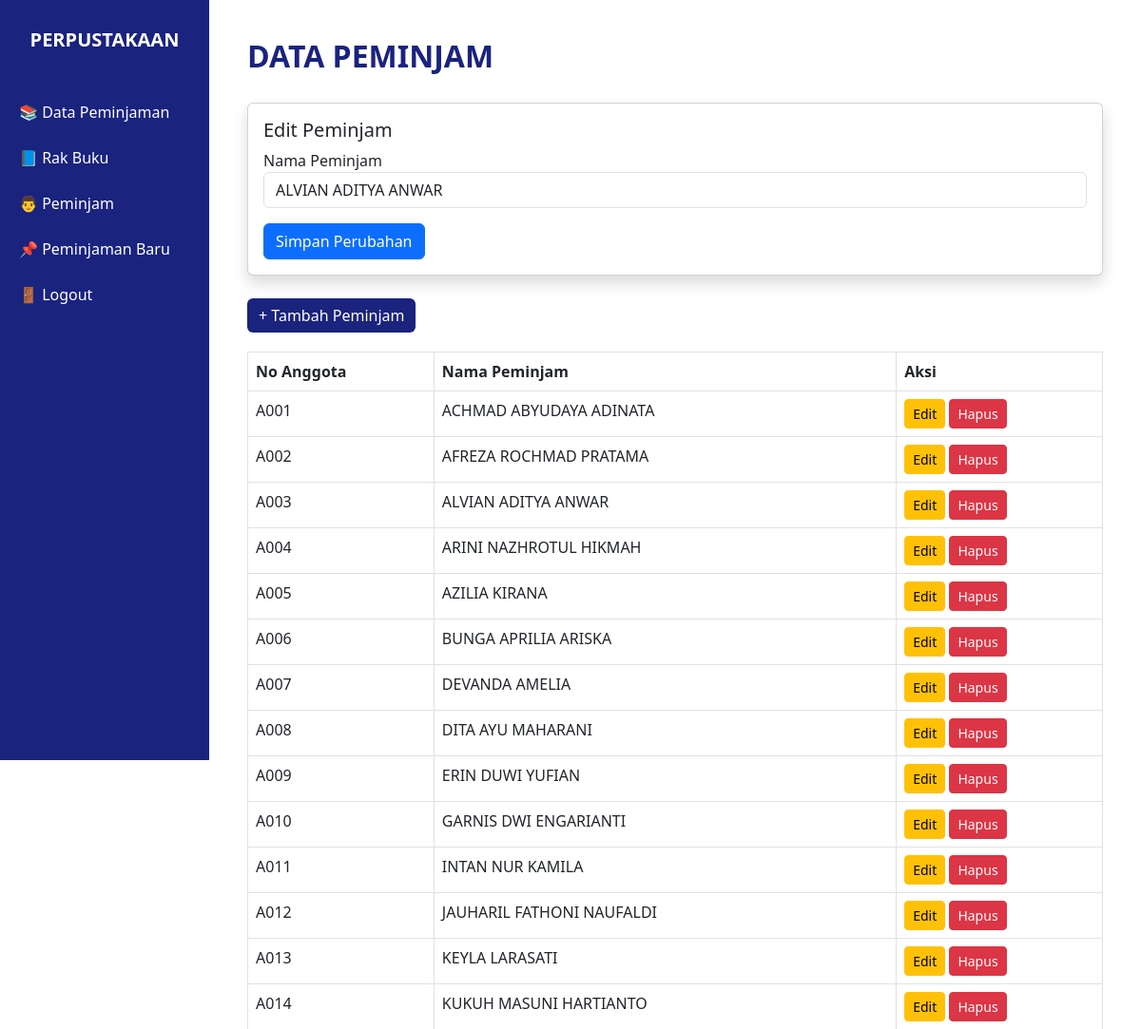
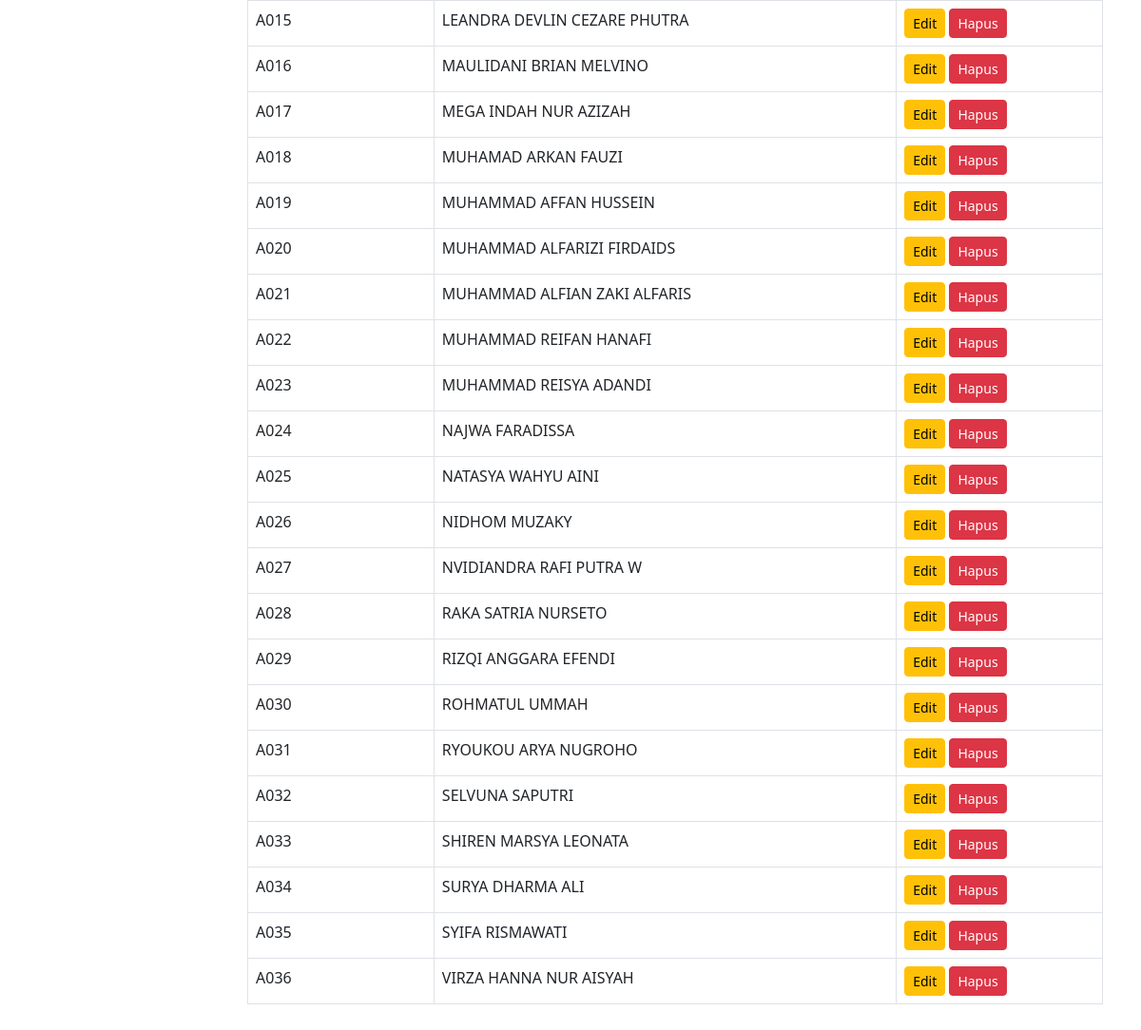
Page /peminjam/list.php?edit=A003 (signed in) on the committed database (2 pictures, top to bottom).
### tables this page shows
CREATE TABLE `peminjam` (
  `no_anggota` varchar(4) NOT NULL,
  `nm_peminjam` varchar(100) DEFAULT NULL
);

### peminjam/list.php (the view, shortened to what this page needs)
<?php
include '../koneksi.php';
$edit_mode = false;
if (isset($_GET['edit'])) {
    $edit_mode = true;
    $no_edit = $_GET['edit'];
    $peminjam = mysqli_fetch_assoc(mysqli_query($koneksi, "SELECT * FROM peminjam WHERE no_anggota='$no_edit'"));
}
?>
<!DOCTYPE html>
<html lang="en">
<head>
    <link href="https://cdn.jsdelivr.net/npm/bootstrap@5.3.0/dist/css/bootstrap.min.css" rel="stylesheet" />
</head>
<body>
<div class="sidebar">
    <h3>PERPUSTAKAAN</h3>
    <a href="../index.php">📚 Data Peminjaman</a>
    <a href="../buku/list.php">📘 Rak Buku</a>
    <a href="list.php">👨 Peminjam</a>
    <a href="../peminjaman/tambah.php">📌 Peminjaman Baru</a>
   <a href="../logout.php">🚪 Logout</a>
</div>
<div class="main-content">
    <h2>Data Peminjam</h2>
    <?php if ($edit_mode): ?>
    <div class="card shadow mb-4">
        <div class="card-body">
            <h5>Edit Peminjam</h5>
            <form method="post">
                <div class="mb-3">
                    <label>Nama Peminjam</label>
                    <input type="text" name="nm_peminjam" class="form-control" value="<?= $peminjam['nm_peminjam'] ?>" required>
                </div>
                <button type="submit" name="simpan" class="btn btn-primary">Simpan Perubahan</button>
            </form>
        </div>
    </div>
    <?php endif; ?>
    <a href="tambah.php" class="btn btn-primary btn-tambah">+ Tambah Peminjam</a>
    <table class="table table-bordered">
        <thead>
            <tr>
                <th>No Anggota</th>
                <th>Nama Peminjam</th>
                <th>Aksi</th>
            </tr>
        </thead>
        <tbody>
            <?php
            $data = mysqli_query($koneksi, "SELECT * FROM peminjam");
            while ($d = mysqli_fetch_array($data)) {
                echo "<tr>
                        <td>{$d['no_anggota']}</td>
                        <td>{$d['nm_peminjam']}</td>
                        <td>
                            <a href='?edit={$d['no_anggota']}' class='btn btn-warning btn-sm'>Edit</a>
                            <a href='?hapus={$d['no_anggota']}' class='btn btn-danger btn-sm' onclick='return confirm(\"Yakin hapus data ini?\")'>Hapus</a>
                        </td>
                    </tr>";
            }
            ?>
        </tbody>
    </table>
</div>
</body>
</html>

### peminjam/list.php (style rules this page uses)
:root { --main-color: #1A237E; }
body { margin: 0; font-family: 'Segoe UI', Tahoma, Geneva, Verdana, sans-serif; }
.sidebar { position: fixed; width: 220px; height: 100vh; background-color: var(--main-color); color: white; padding-top: 30px; }
.sidebar h3 { text-align: center; margin-bottom: 40px; font-weight: bold; font-size: 20px; }
.sidebar a { display: block; padding: 12px 20px; color: white; text-decoration: none; }
.main-content { margin-left: 220px; padding: 40px; }
h2 { color: var(--main-color); font-weight: bold; text-transform: uppercase; margin-bottom: 30px; }
.btn-tambah { background-color: var(--main-color); border: none; margin-bottom: 20px; }
table { width: 100%; }
thead { background-color: var(--main-color); color: white; }
tbody tr:nth-child(even) { background-color: #f2f2f2; }

### rows in the picture
peminjam: nm_peminjam "ALVIAN ADITYA ANWAR", no_anggota "A003"
peminjam: no_anggota "A001", nm_peminjam "ACHMAD ABYUDAYA ADINATA"
peminjam: no_anggota "A002", nm_peminjam "AFREZA ROCHMAD PRATAMA"
peminjam: no_anggota "A004", nm_peminjam "ARINI NAZHROTUL HIKMAH"
peminjam: no_anggota "A005", nm_peminjam "AZILIA KIRANA"
peminjam: no_anggota "A006", nm_peminjam "BUNGA APRILIA ARISKA"
peminjam: no_anggota "A007", nm_peminjam "DEVANDA AMELIA"
peminjam: no_anggota "A008", nm_peminjam "DITA AYU MAHARANI"
peminjam: no_anggota "A009", nm_peminjam "ERIN DUWI YUFIAN"
peminjam: no_anggota "A010", nm_peminjam "GARNIS DWI ENGARIANTI"
peminjam: no_anggota "A011", nm_peminjam "INTAN NUR KAMILA"
peminjam: no_anggota "A012", nm_peminjam "JAUHARIL FATHONI NAUFALDI"
peminjam: no_anggota "A013", nm_peminjam "KEYLA LARASATI"
peminjam: no_anggota "A014", nm_peminjam "KUKUH MASUNI HARTIANTO"
peminjam: no_anggota "A015", nm_peminjam "LEANDRA DEVLIN CEZARE PHUTRA"
peminjam: no_anggota "A016", nm_peminjam "MAULIDANI BRIAN MELVINO"
peminjam: no_anggota "A017", nm_peminjam "MEGA INDAH NUR AZIZAH"
peminjam: no_anggota "A018", nm_peminjam "MUHAMAD ARKAN FAUZI"
peminjam: no_anggota "A019", nm_peminjam "MUHAMMAD AFFAN HUSSEIN"
peminjam: no_anggota "A020", nm_peminjam "MUHAMMAD ALFARIZI FIRDAIDS"
peminjam: no_anggota "A021", nm_peminjam "MUHAMMAD ALFIAN ZAKI ALFARIS"
peminjam: no_anggota "A022", nm_peminjam "MUHAMMAD REIFAN HANAFI"
peminjam: no_anggota "A023", nm_peminjam "MUHAMMAD REISYA ADANDI"
peminjam: no_anggota "A024", nm_peminjam "NAJWA FARADISSA"
peminjam: no_anggota "A025", nm_peminjam "NATASYA WAHYU AINI"
peminjam: no_anggota "A026", nm_peminjam "NIDHOM MUZAKY"
peminjam: no_anggota "A027", nm_peminjam "NVIDIANDRA RAFI PUTRA W"
peminjam: no_anggota "A028", nm_peminjam "RAKA SATRIA NURSETO"
peminjam: no_anggota "A029", nm_peminjam "RIZQI ANGGARA EFENDI"
peminjam: no_anggota "A030", nm_peminjam "ROHMATUL UMMAH"
peminjam: no_anggota "A031", nm_peminjam "RYOUKOU ARYA NUGROHO"
peminjam: no_anggota "A032", nm_peminjam "SELVUNA SAPUTRI"
peminjam: no_anggota "A033", nm_peminjam "SHIREN MARSYA LEONATA"
peminjam: no_anggota "A034", nm_peminjam "SURYA DHARMA ALI"
peminjam: no_anggota "A035", nm_peminjam "SYIFA RISMAWATI"
peminjam: no_anggota "A036", nm_peminjam "VIRZA HANNA NUR AISYAH"
